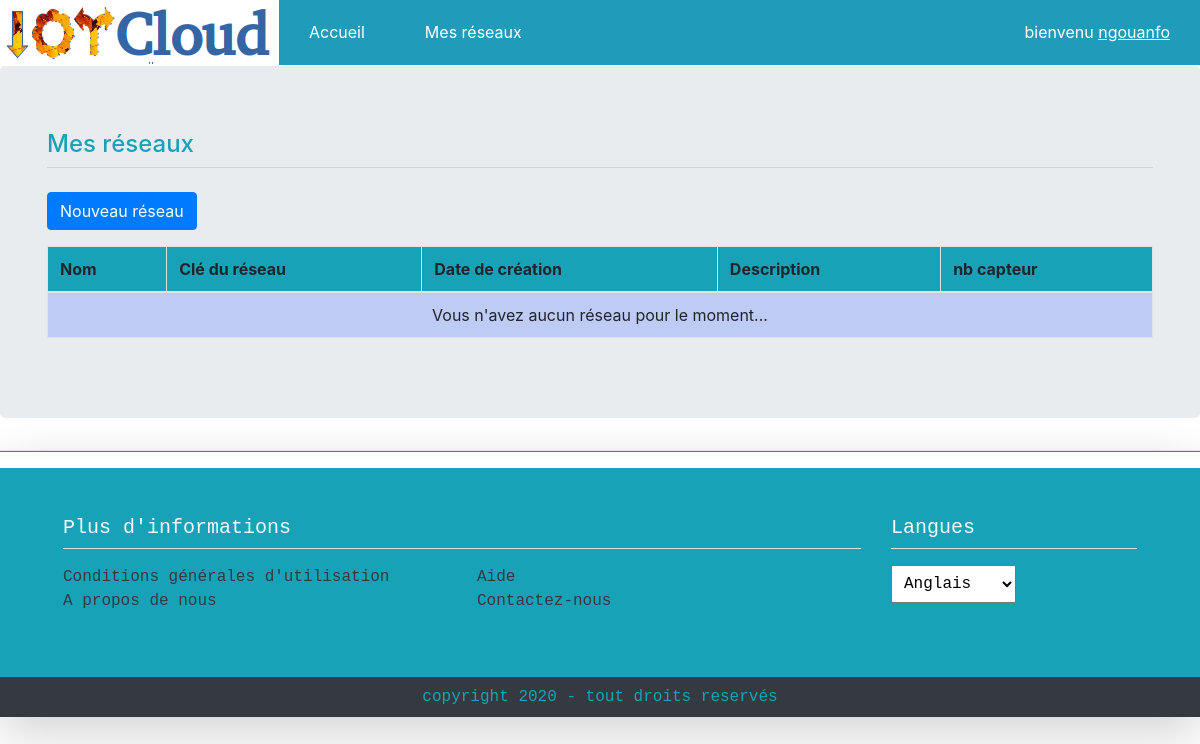
Page /iotCloud/mes_reseau (signed in) on the earlier database version.
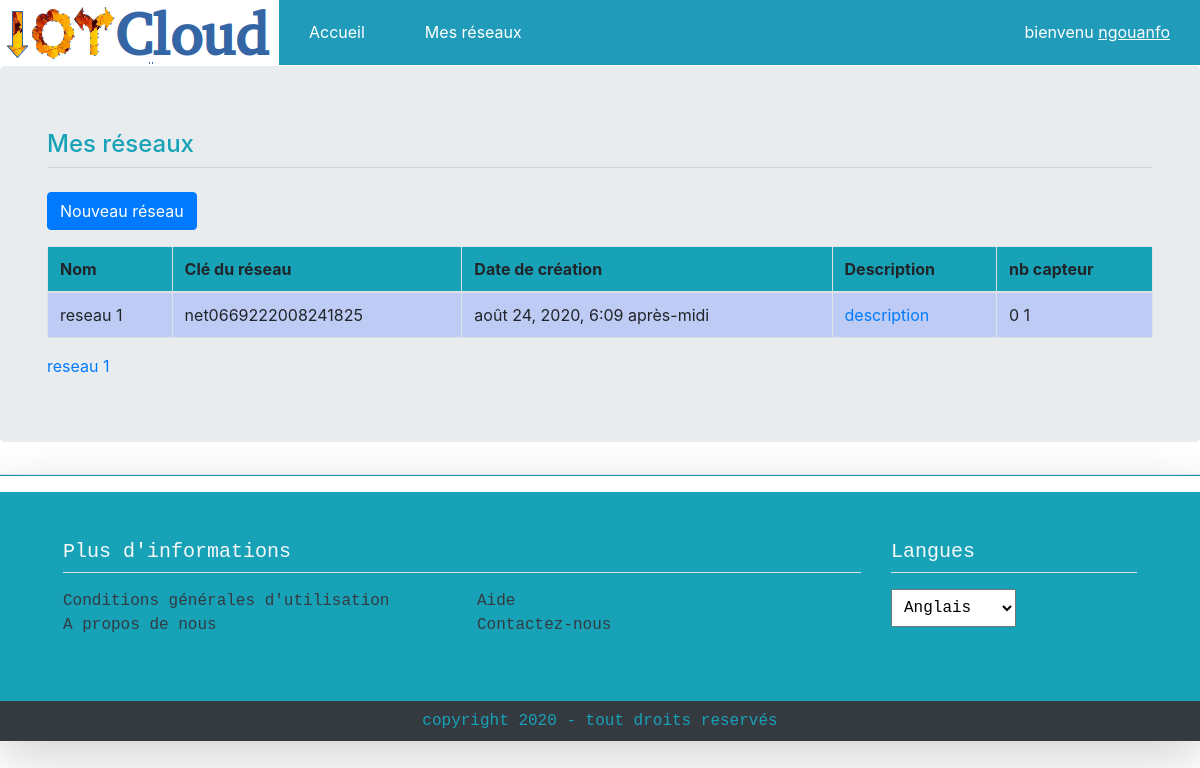
Same page on the later database version.
### iotCloud/models.py (models this page shows, shortened)
class Reseau(models.Model):
    proprietaire = models.ForeignKey(Proprietaire, on_delete = models.CASCADE)
    nom_reseau = models.CharField(max_length = 30, unique=True)
    network_key = models.CharField(max_length = 20, unique=True)
    date_creation = models.DateTimeField(default = timezone.now)
    description_reseau = models.TextField(max_length = 500)
    """
    def get_absolute_url(self):
        from django.urls import reverse
        return reverse('gestionIoT.views.details', arg=[str(self.id)])"""

### iotCloud/views.py (the view)
# urls.py: path('mes_reseau', views.liste_reseau, name='reseau_list'),
@login_required(redirect_field_name='accounts/login')
def liste_reseau(request):
    user = User()
    reseaux = Reseau()
    nb = 0
    if user.is_authenticated:
        reseaux = Reseau.objects.filter(proprietaire_id = request.user.id)
    return render(request, 'iotCloud/reseau_list.html',  {'reseaux': reseaux})

### iotCloud/templates/iotCloud/reseau_list.html
{% extends "iotCloud/accueil.html" %}
{% block page_title %}
Mes réseaux
<hr class="mt-2 mb-4">
{% endblock %}
{% block content %}
    {% include './network_list.html' %}
{% endblock %}

### iotCloud/templates/iotCloud/network_list.html (shortened to what this page needs)
{% load static %}
<DOCTYPE html>
<html lang="en">
<head>
    <link rel="stylesheet" href="https://maxcdn.bootstrapcdn.com/bootstrap/4.5.0/css/bootstrap.min.css">
    <link rel="stylesheet" href="{% static 'iotCloud/accueil.css' %}">
</head>
  <p>
    <a href="{% url 'nouveau_reseau' %}" class="btn btn-primary">Nouveau réseau</a>
  </p>
  <table class="table table-bordered table-hover">
    <thead class="bg-info">
      <tr>
        <th>Nom</th>
        <th>Clé du réseau</th>
        <th>Date de création</th>
        <th>Description</th>
        <th>nb capteur</th>
      </tr>
    </thead>
    <tbody id="tableau">
      {% for netw in reseaux %}
        <tr>
          <td>
            {{ netw.nom_reseau }}
            <td>
            {{ netw.network_key }}
            </td>
            <td>{{ netw.date_creation }}</td>
          <td><a href="#" data-toggle="tooltip" data-placement="top" title="{{ netw.description_reseau }}">
                {% if netw.description_reseau|length > 25 %}
                    {{ netw.description_reseau|slice:"25" }}...
                {% else %}
                    {{ netw.description_reseau }}
                {% endif %}</a>
          </td>
          <td>{{ forloop.counter0 }} {{ netw.id }} {{ number_sensors }}</td>
        </tr>
      {% empty %}
        <tr class="table-active text-center">
          <td colspan="7">Vous n'avez aucun réseau pour le moment...</td>
        </tr>
      {% endfor %}
    </tbody>
  </table>
        {% for netw in reseaux %}
          <a href="{% url 'sensor_list' netw.id %}"> {{ netw.nom_reseau }}</a>
        {% endfor %}

Differences in the rows shown:
now on this page (row edited): Reseau: nom_reseau "reseau 1", network_key "net0669222008241825", date_creation "août 24, 2020, 6:09 après-midi", description_reseau "description", id "1"
Other differences:
text no longer shown: "Vous n'avez aucun réseau pour le moment..."
